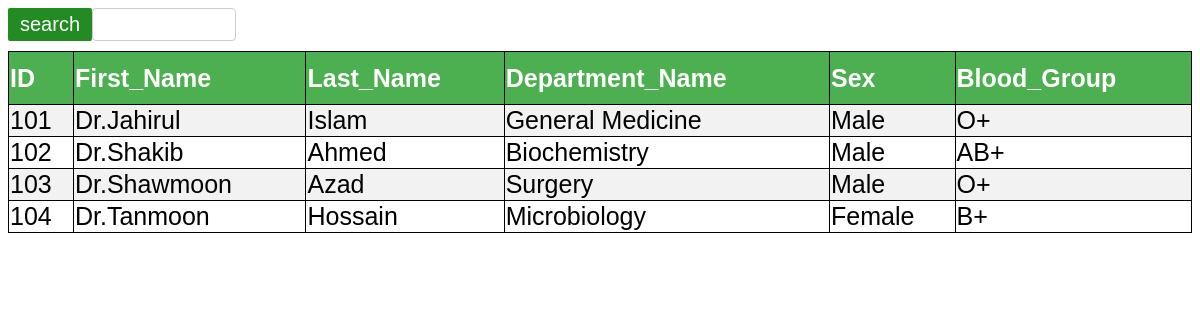
The page /HMS/display/add-doctor.php on the database its author committed.
### tables this page shows
CREATE TABLE `doctor` (
  `id` int(6) NOT NULL,
  `first_name` varchar(50) DEFAULT NULL,
  `last_name` varchar(50) DEFAULT NULL,
  `department_name` varchar(50) DEFAULT NULL,
  `sex` varchar(50) DEFAULT NULL,
  `blood_group` char(4) DEFAULT NULL
);

### HMS/display/add-doctor.php (the view, shortened to what this page needs)
<!DOCTYPE html>
<html>
<head>
</head>
<body>
	<div class="container">
		<form action="search-doctor.php" method="post">
			<input type="text" name="search" >
			<button class="btn">search</button>
        </form>
	<table>
		<tr>
			<th>ID</th>
			<th>First_Name</th>
			<th>Last_Name</th>
			<th>Department_Name</th>
			<th>Sex</th>
			<th>Blood_Group</th>
		</tr>
		<?php
		$conn =mysqli_connect("localhost", "root", "", "hospital");
            $sql = "SELECT id,first_name,last_name,department_name,sex,blood_group FROM doctor";
            $result = $conn->query($sql);
            if ($result->num_rows > 0) {
            while($row = $result->fetch_assoc()) {
            echo "<tr><td> " . $row["id"]. "</td><td> " . $row["first_name"]. " </td><td>" . $row["last_name"]. "</td><td>" .$row["department_name"]."</td><td>".$row["sex"]."</td><td>".$row
            ["blood_group"]."</td></tr>";
                  }
              echo"</table>";
               }
              else {
              echo "0 results";
              }
		?>
</body>
</html>

### HMS/display/add-doctor.php (style rules this page uses)
.btn { background-color: #228B22; color: white; padding: 5px 12px; border: none; border-radius: 2px; cursor: pointer; float: left; font-size:20px; }
input[type=text] { width: 10%; padding: 8px 12px; border: 1px solid #ccc; border-radius: 4px; resize: vertical; margin-bottom:10px; }
.container { padding-bottom:15px; }
table { border-collapse:collapse; color:black; width:100%; font-family:sans-serif; font-size:25px; text-align:left; padding-left:15px; }
table,th,td { border:1px solid black; }
th { background-color:#4CAF50; color:white; height:50px; }
td { height:10px; vertical-align:bottom; }
tr:nth-child(even) { background-color: #f2f2f2 }

### rows shown on the page
doctor: id "101", first_name "Dr.Jahirul", last_name "Islam", department_name "General Medicine", sex "Male", blood_group "O+"
doctor: id "102", first_name "Dr.Shakib", last_name "Ahmed", department_name "Biochemistry", sex "Male", blood_group "AB+"
doctor: id "103", first_name "Dr.Shawmoon", last_name "Azad", department_name "Surgery", sex "Male", blood_group "O+"
doctor: id "104", first_name "Dr.Tanmoon", last_name "Hossain", department_name "Microbiology", sex "Female", blood_group "B+"
